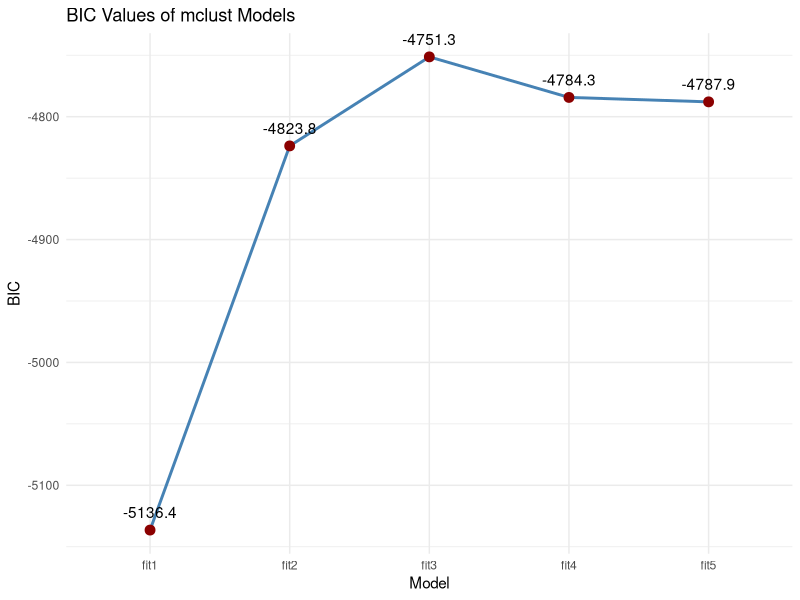
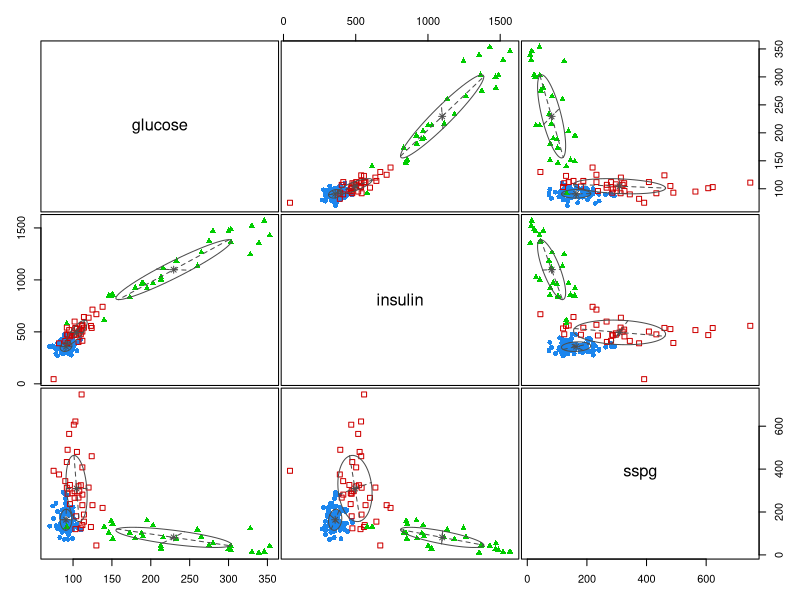
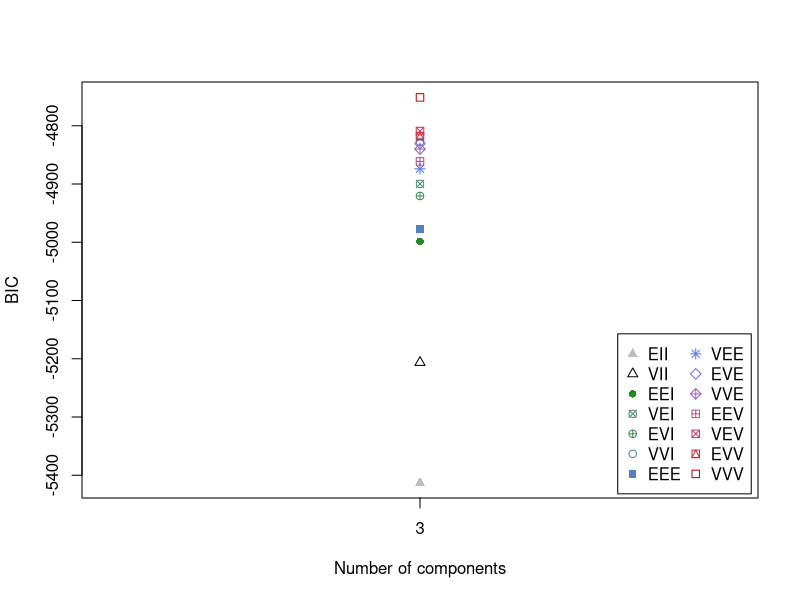
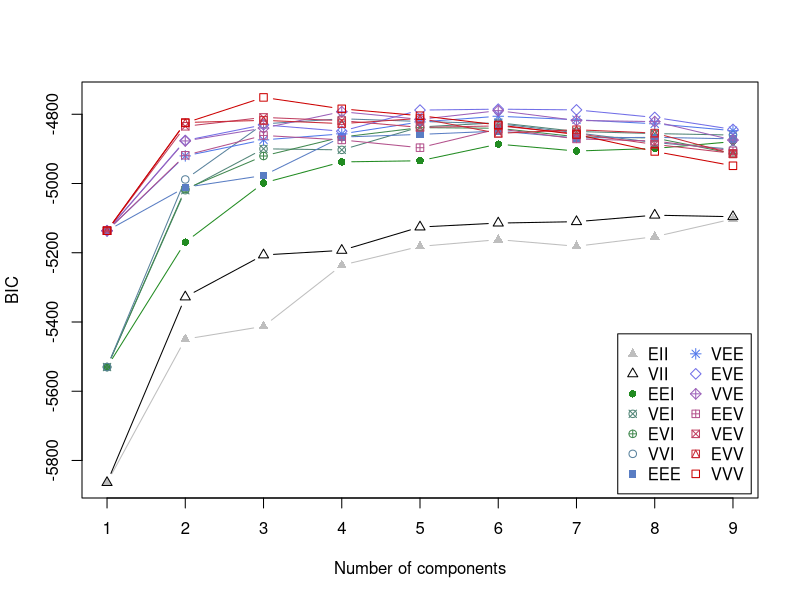
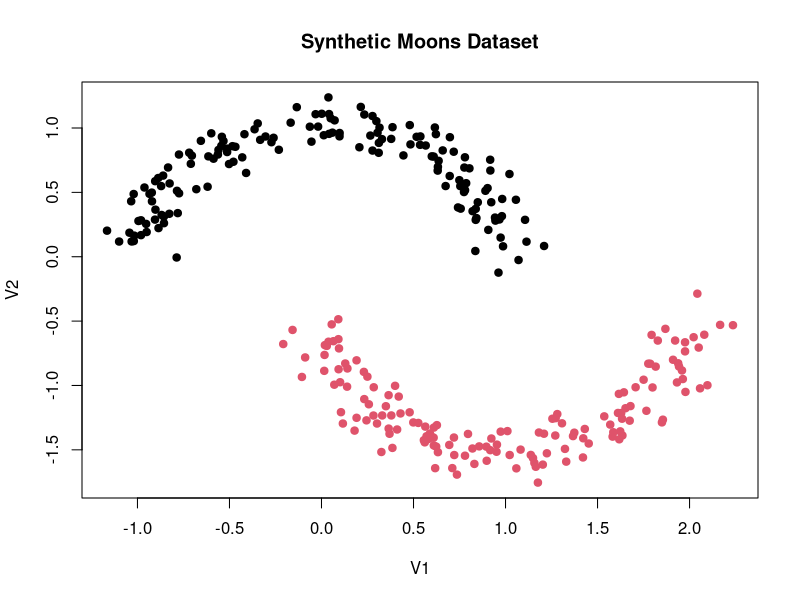
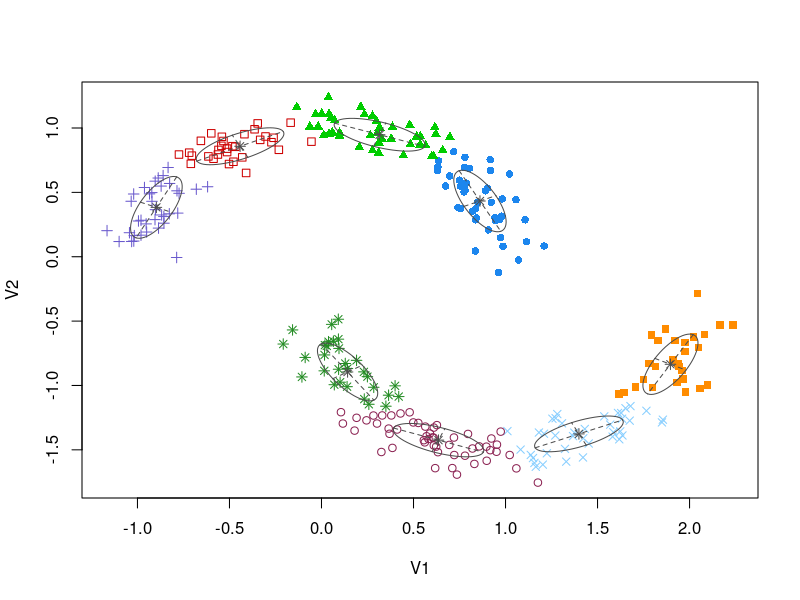

These figures' R source, in order:
## ---- chunk 1
library(mclust)

head(diabetes)

## ---- chunk 2
dat <- diabetes[,-1]
## ---- chunk 3
fit1 <- Mclust(dat, G=1)
fit2 <- Mclust(dat, G=2)
fit3 <- Mclust(dat, G=3)
fit4 <- Mclust(dat, G=4)
fit5 <- Mclust(dat, G=5)

## ---- chunk 4
library(ggplot2)
# Extract BIC values
# Combine your models into a list
models <- list(fit1, fit2, fit3, fit4, fit5)

# Extract BIC values
bic_values <- sapply(models, function(model) model$bic)

# Create a data frame for plotting
model_names <- paste0("fit", 1:5)
bic_df <- data.frame(Model = model_names, BIC = bic_values)

# Plot the BIC values
ggplot(bic_df, aes(x = Model, y = BIC, group = 1)) +
  geom_line(color = "steelblue", linewidth = 1) +
  geom_point(size = 3, color = "darkred") +
  geom_text(aes(label = round(BIC, 1)), vjust = -1) +
  labs(title = "BIC Values of mclust Models",
       x = "Model",
       y = "BIC") +
  theme_minimal()
## ---- chunk 5
fit3$modelName
## ---- chunk 6
plot(fit3, what = "classification")
## ---- chunk 7
plot(fit3$BIC)
## ---- chunk 8
fits <- mclustBIC(dat)
plot(fits)
## ---- chunk 9
make_moons <- function(n_samples = 300, noise = 0.1) {
  # Half samples per moon
  n <- floor(n_samples / 2)
  
  # First moon (top)
  theta1 <- runif(n, 0, pi)
  x1 <- cbind(cos(theta1), sin(theta1))
  
  # Second moon (bottom, shifted)
  theta2 <- runif(n, 0, pi)
  x2 <- cbind(1 - cos(theta2), -sin(theta2) - 0.5)
  
  # Combine moons
  X <- rbind(x1, x2)
  y <- c(rep(1, n), rep(2, n))
  
  # Add Gaussian noise if specified
  if (noise > 0) {
    X <- X + matrix(rnorm(length(X), sd = noise), ncol = 2)
  }
  
  return(list(X = as.data.frame(X), y = factor(y)))
}
## ---- chunk 10
set.seed(123)
moons <- make_moons(n_samples = 300, noise = 0.1)
X <- moons$X
y <- moons$y

# Visualize
plot(X, col = y, pch = 19, main = "Synthetic Moons Dataset")

## ---- chunk 11
fit <- Mclust(X)
plot(fit, what = "classification")
